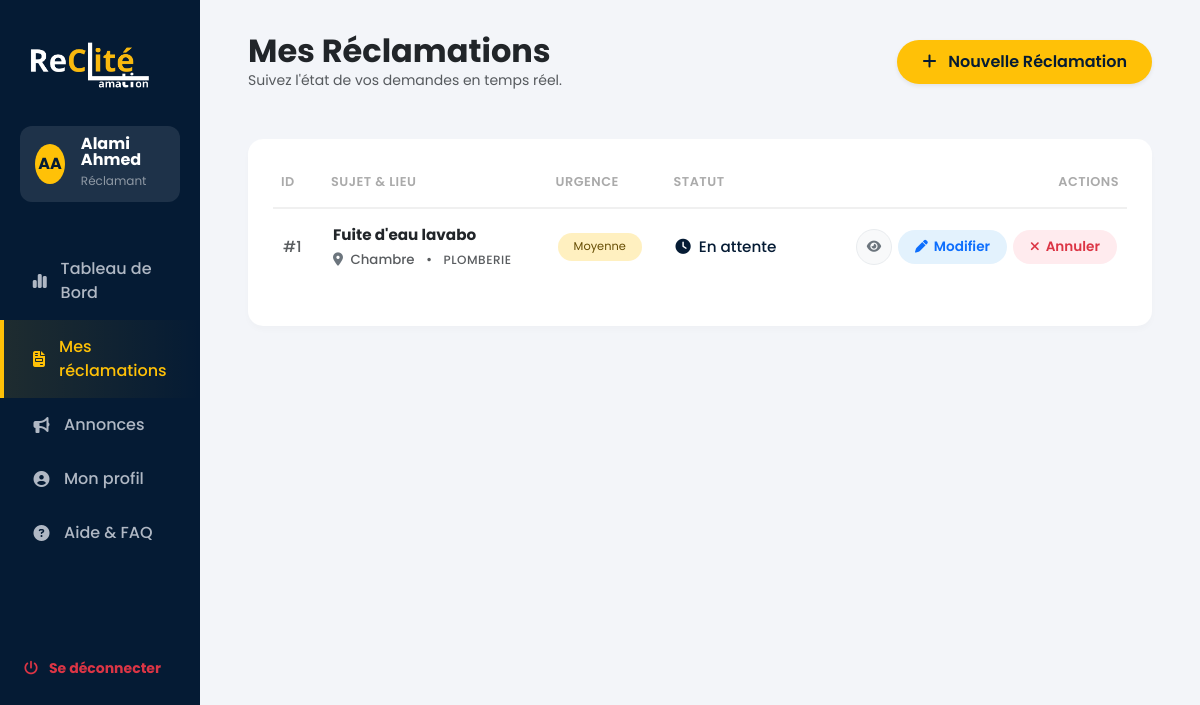
Page /reclamant/my_reclamations.php (signed in) on the committed database.
### tables this page shows
CREATE TABLE `reclamations` (
                                `id` int(11) NOT NULL AUTO_INCREMENT,
                                `user_id` int(11) NOT NULL,
                                `categorie_id` int(11) NOT NULL,
                                `objet` varchar(255) NOT NULL,
                                `description` text NOT NULL,
                                `lieu` varchar(255) DEFAULT NULL,
                                `urgence` enum('Faible','Moyenne','Haute','Urgent') DEFAULT 'Faible',
                                `statut` enum('en_attente','en_cours','resolu','rejete') NOT NULL DEFAULT 'en_attente',
                                `date_creation` datetime DEFAULT current_timestamp(),
                                PRIMARY KEY (`id`),
                                KEY `user_id` (`user_id`),
                                KEY `categorie_id` (`categorie_id`),
                                CONSTRAINT `reclamations_ibfk_1` FOREIGN KEY (`user_id`) REFERENCES `users` (`id`) ON DELETE CASCADE,
                                CONSTRAINT `reclamations_ibfk_2` FOREIGN KEY (`categorie_id`) REFERENCES `categories` (`id`) ON DELETE CASCADE
);

CREATE TABLE `categories` (
                              `id` int(11) NOT NULL AUTO_INCREMENT,
                              `nom` varchar(100) NOT NULL,
                              PRIMARY KEY (`id`)
);

### reclamant/my_reclamations.php (the view, shortened to what this page needs)
<?php
require_once '../config/db.php';
$user_id = $_SESSION['user_id'];
$stmt = $pdo->prepare("
    SELECT r.*, c.nom as categorie_nom
    FROM reclamations r
    JOIN categories c ON r.categorie_id = c.id
    WHERE r.user_id = ?
    ORDER BY r.date_creation DESC
");
$stmt->execute([$user_id]);
$reclamations = $stmt->fetchAll(PDO::FETCH_ASSOC);
?>
<!DOCTYPE html>
<html lang="fr">
<head>
    <link href="https://cdn.jsdelivr.net/npm/bootstrap@5.3.2/dist/css/bootstrap.min.css" rel="stylesheet">
    <link rel="stylesheet" href="https://cdnjs.cloudflare.com/ajax/libs/font-awesome/6.4.0/css/all.min.css">
</head>
<body>
<div class="container-fluid">
    <div class="row">
        <?php include 'sidebar.php'; ?>
        <div class="col-md-9 col-lg-10 main-content">
            <div class="d-flex justify-content-between align-items-center mb-5">
                <div>
                    <h2 class="fw-bold text-dark m-0">Mes Réclamations</h2>
                    <p class="text-muted small m-0">Suivez l'état de vos demandes en temps réel.</p>
                </div>
                <a href="create.php" class="btn-new shadow-sm">
                    <i class="fas fa-plus me-2"></i> Nouvelle Réclamation
                </a>
            </div>
            <div class="card-custom">
                <div class="table-responsive">
                    <table class="table table-borderless table-hover align-middle">
                        <thead>
                        <tr>
                            <th style="width: 50px;">ID</th>
                            <th>Sujet & Lieu</th>
                            <th>Urgence</th>
                            <th>Statut</th>
                            <th class="text-end">Actions</th>
                        </tr>
                        </thead>
                        <tbody>
                        <?php if (count($reclamations) > 0): ?>
                            <?php foreach ($reclamations as $rec): ?>
                                <tr>
                                    <td class="text-muted small">#<?php echo $rec['id']; ?></td>
                                    <td>
                                        <div class="fw-bold text-dark mb-1"><?php echo htmlspecialchars($rec['objet']); ?></div>
                                        <div class="small text-muted">
                                            <i class="fas fa-map-marker-alt text-secondary me-1"></i> <?php echo htmlspecialchars($rec['lieu'] ?? 'Non spécifié'); ?>
                                            <span class="mx-2">•</span>
                                            <span class="text-uppercase" style="font-size: 0.75rem; letter-spacing: 0.5px;"><?php echo htmlspecialchars($rec['categorie_nom']); ?></span>
                                        </div>
                                    </td>
                                    <td>
                                        <?php
                                        $urg = $rec['urgence'] ?? 'Faible';
                                        $badgeClass = 'bg-secondary bg-opacity-10 text-secondary';
                                        if ($urg === 'Moyenne') $badgeClass = 'bg-warning bg-opacity-25 text-warning-emphasis';
                                        elseif ($urg === 'Haute') $badgeClass = 'bg-danger bg-opacity-10 text-danger';
                                        ?>
                                        <span class="badge rounded-pill <?php echo $badgeClass; ?> px-3 py-2 fw-normal">
                                            <?php echo htmlspecialchars($urg); ?>
                                        </span>
                                    </td>
                                    <?php
                                    $statusClass = 'text-gray';
                                    $statusText = $rec['statut'];
                                    $iconStatus = 'fa-circle';
                                    if ($rec['statut'] == 'resolu') { $statusClass = 'text-blue'; $statusText = 'Réglée'; $iconStatus = 'fa-check-circle'; }
                                    elseif ($rec['statut'] == 'en_cours') { $statusClass = 'text-gray'; $statusText = 'En cours'; $iconStatus = 'fa-spinner fa-spin'; }
                                    elseif ($rec['statut'] == 'en_attente') { $statusClass = 'text-yellow'; $statusText = 'En attente'; $iconStatus = 'fa-clock'; }
                                    elseif ($rec['statut'] == 'rejete') { $statusClass = 'text-red'; $statusText = 'Annulée'; $iconStatus = 'fa-times-circle'; }
                                    ?>
                                    <td class="status-text <?php echo $statusClass; ?>">
                                        <i class="fas <?php echo $iconStatus; ?> me-1"></i> <?php echo ucfirst($statusText); ?>
                                    </td>
                                    <td class="text-end">
                                        <div class="d-flex justify-content-end align-items-center">
                                            <a href="view.php?id=<?php echo $rec['id']; ?>" class="action-btn btn-view-custom" title="Voir les détails">
                                                <i class="fas fa-eye"></i>
                                            </a>
                                            <?php if ($rec['statut'] == 'en_attente'): ?>
                                                <a href="edit_reclamation.php?id=<?php echo $rec['id']; ?>" class="action-btn btn-edit-custom">
                                                    <i class="fas fa-pen"></i><span>Modifier</span>
                                                </a>
                                                <a href="my_reclamations.php?cancel_id=<?php echo $rec['id']; ?>"
                                                   class="action-btn btn-cancel-custom"
                                                   onclick="return confirm('Êtes-vous sûr de vouloir annuler cette réclamation ? Cette action est irréversible.');">
                                                    <i class="fas fa-times"></i><span>Annuler</span>
                                                </a>
                                            <?php endif; ?>
                                        </div>
                                    </td>
                                </tr>
                            <?php endforeach; ?>
                        <?php endif; ?>
                        </tbody>
                    </table>
                </div>
            </div>
        </div>
    </div>
</div>
</body>
</html>

### reclamant/my_reclamations.php (style rules this page uses)
:root { --sidebar-bg: #051b34; --body-bg: #f3f5f9; --accent-yellow: #ffc107; --text-muted: #6c757d; }
body { font-family: 'Poppins', sans-serif; background-color: var(--body-bg); overflow-x: hidden; }
.main-content { padding: 2rem 3rem; }
.card-custom { background: white; border-radius: 15px; border: none; box-shadow: 0 4px 6px rgba(0,0,0,0.02); padding: 25px; animation: fadeIn 0.5s ease-in-out; }
.table thead th { border-bottom: 2px solid #f0f0f0; color: #aaa; font-weight: 600; font-size: 0.8rem; text-transform: uppercase; padding-bottom: 15px; letter-spacing: 0.5px; }
.table td { vertical-align: middle; padding: 15px 10px; font-weight: 500; color: var(--sidebar-bg); font-size: 0.95rem; }
.status-text { font-weight: 600; }
.text-yellow { color: #fbc02d; }
.btn-new { background-color: var(--accent-yellow); color: var(--sidebar-bg); border: none; border-radius: 50px; padding: 10px 25px; font-weight: 600; text-decoration: none; transition: 0.3s; }
.action-btn { padding: 6px 16px; border-radius: 50px; font-size: 0.85rem; font-weight: 600; text-decoration: none; display: inline-flex; align-items: center; transition: all 0.2s ease; border: 1px solid transparent; margin-left: 6px; }
.action-btn i { font-size: 0.8rem; }
.action-btn span { margin-left: 6px; }
.btn-view-custom { background-color: #f8f9fa; color: #6c757d; border-color: #e9ecef; width: 36px; height: 36px; padding: 0; justify-content: center; }
.btn-edit-custom { background-color: #e3f2fd; color: #0d6efd; border-color: transparent; }
.btn-cancel-custom { background-color: #ffebee; color: #dc3545; border-color: transparent; }

### rows in the picture
reclamations: id "1", objet "Fuite d'eau lavabo", lieu "Chambre", categorie.nom "PLOMBERIE", urgence "Moyenne", statut "En attente"

### other values in the picture
$initials "AA"
$sidebar_name "Alami Ahmed"
